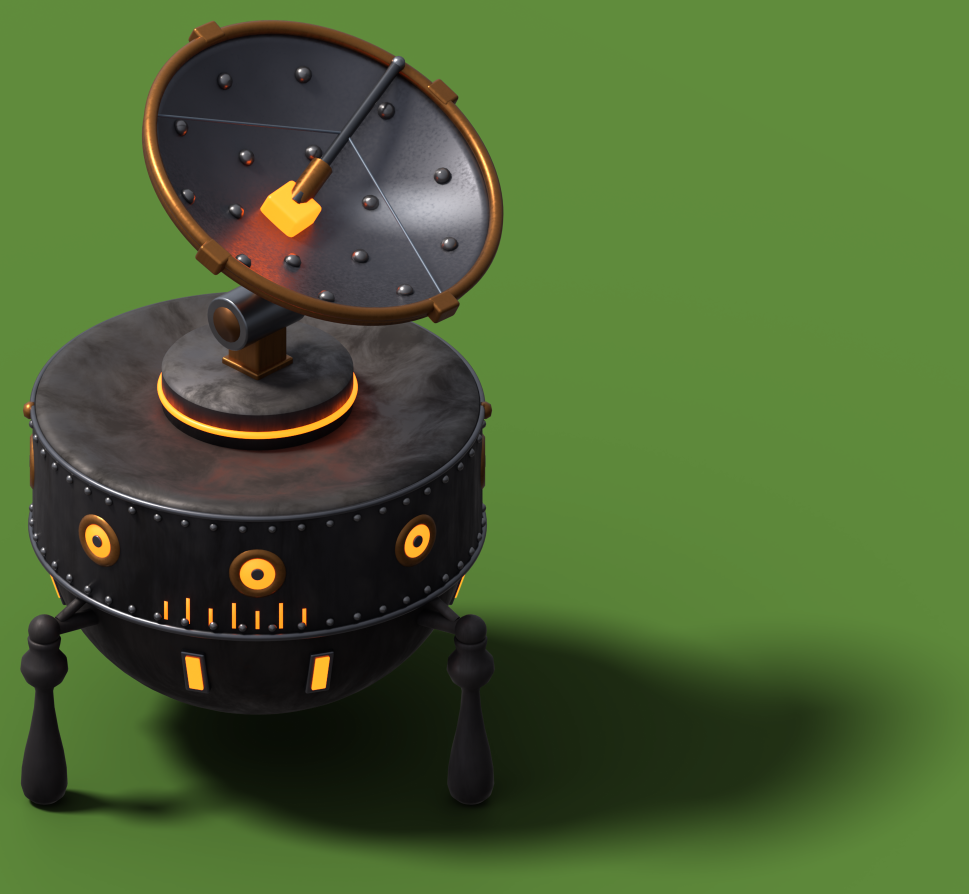
#> input picture art-samples/buildings-b6/icc-looks/icc-a.png, 1938 x 1788 px, given in place of icc-a-base.png, which was not available (shown at 1/2 size)
$ python sheets.py
#> lines starting #> are read from the running program, lines starting #| are printed output that depends on the picture
"""sheets.py : the Inferno Incubator Control Centre look samples, from icc.py's renders (render/icc-<v>-base.png).

    python sheets.py     icc-a.png, icc-b.png, icc-c.png     each look full size (12 px per game px), cropped, on grass
                         icc-abc-large.png                   the three large in one row, labelled
                         icc-abc-game.png                    the three at game size (1x and 2x) beside the HCC 3D
"""
from pathlib import Path

import numpy as np
from PIL import Image, ImageDraw, ImageFont

HERE = Path(__file__).resolve().parent
R = HERE / "render"
GRASS = (96, 140, 60)
K = 12                                   # render px per game px (icc.py's still)
NAMES = {"a": "A  Forged Steel", "b": "B  Carved basalt", "c": "C  On a magma pool"}


def font(n):
    try:
        return ImageFont.truetype("arialbd.ttf", n)
    except OSError:
        return ImageFont.load_default()


def look(v):
#> called with v = 'a'
    im = Image.open(R / f"icc-{v}-base.png").convert("RGBA")
    out = Image.new("RGBA", im.size, GRASS + (255,))
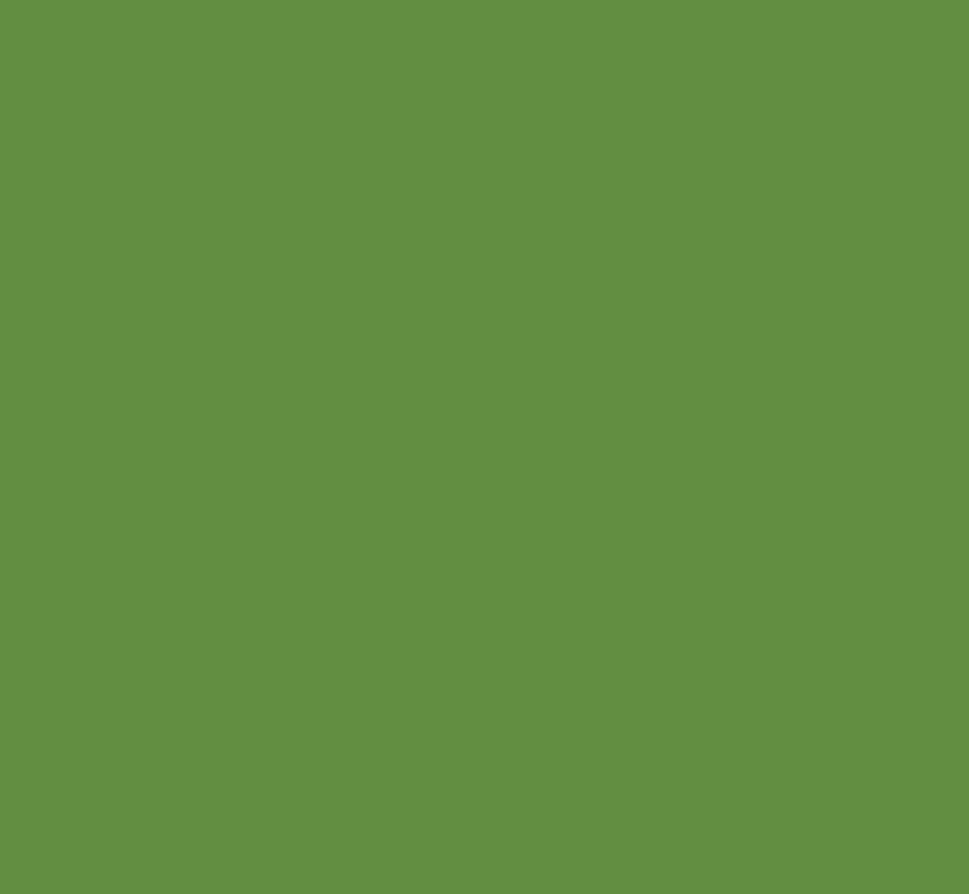
#> out: PIL image 1938x1788 RGBA (shown at 1/2 size); mean R, G, B, A 96, 140, 60, 255
    out.alpha_composite(im)
    return im, out


def union_box(ims, pad=40):
#> called with pad = 40
    a = np.zeros(ims[0].size[::-1], bool)
    for im in ims:
        a |= np.array(im.getchannel("A")) > 30
    ys, xs = np.nonzero(a)
    w, h = ims[0].size
    return max(0, xs.min() - pad), max(0, ys.min() - pad), min(w, xs.max() + pad), min(h, ys.max() + pad)


def row(ims, labels, title, gap=16, lab=30):
    w = sum(i.width for i in ims) + gap * (len(ims) + 1)
    h = max(i.height for i in ims) + lab + 70
    out = Image.new("RGB", (w, h), (24, 24, 24))
    d = ImageDraw.Draw(out)
    d.text((gap, 10), title, fill=(255, 255, 255), font=font(lab))
    x = gap
    for im, t in zip(ims, labels):
        d.text((x, 50), t, fill=(255, 210, 120), font=font(lab))
        out.paste(im.convert("RGB"), (x, 60 + lab))
        x += im.width + gap
    return out


def main():
    raw, shown = {}, {}
    for v in "abc":
        raw[v], shown[v] = look(v)
        shown[v].crop(union_box([raw[v]])).convert("RGB").save(HERE / f"icc-{v}.png")
#> pass 2 of the loop in main, `for v in "abc":`:
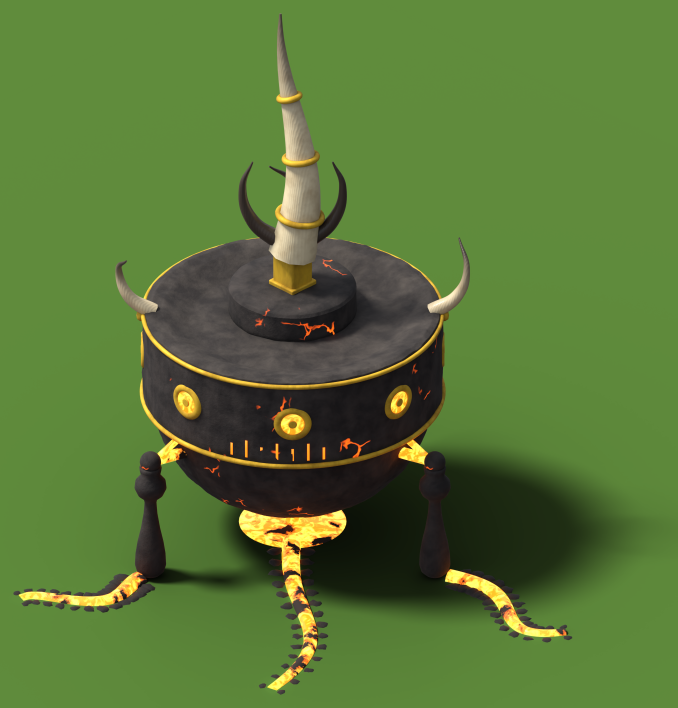
#> input picture art-samples/buildings-b6/icc-looks/icc-b.png, 2032 x 2123 px, given in place of icc-b-base.png, which was not available (shown at 1/3 size)
#> im: PIL image 2032x2123 RGBA
#> in look (call 2), `out = Image.new("RGBA", im.size, GRASS + (255,))`:
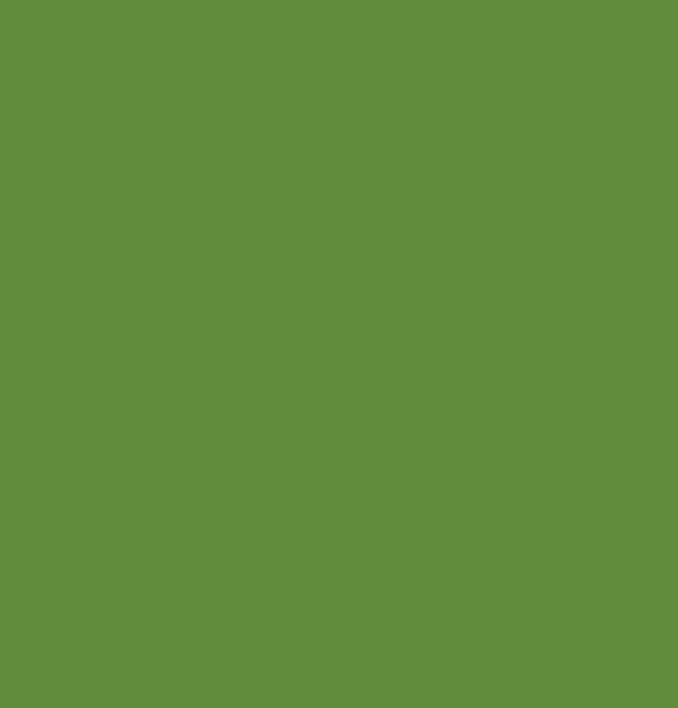
#> out: PIL image 2032x2123 RGBA (shown at 1/3 size); mean R, G, B, A 96, 140, 60, 255
    box = union_box(list(raw.values()))          # one crop for all three: same scale, same framing
    big = [shown[v].crop(box) for v in "abc"]
    row(big, [NAMES[v] for v in "abc"], "Inferno Incubator Control Centre: three looks (full size)", lab=40) \
        .save(HERE / "icc-abc-large.png")
    # game size: 1x and 2x of the same crop, beside the HCC 3D cut from hcc-v1/hcc-game.png (its 1x and 2x 3D panels)
    hg = Image.open(HERE.parent / "hcc-v1" / "hcc-game.png").convert("RGB")
    hcc = {1: hg.crop((178, 76, 336, 229)), 2: hg.crop((683, 76, 1000, 383))}
    rows = []
    for s in (1, 2):
        sz = (big[0].width * s // K, big[0].height * s // K)
        ims = [b.resize(sz, Image.LANCZOS) for b in big] + [hcc[s]]
        rows.append(row(ims, ["A", "B", "C", "HCC"], f"Game size {s}x", gap=12, lab=18))
    w = max(r.width for r in rows)
    out = Image.new("RGB", (w, sum(r.height for r in rows)), (24, 24, 24))
    y = 0
    for r in rows:
        out.paste(r, (0, y))
        y += r.height
    out.save(HERE / "icc-abc-game.png")


if __name__ == "__main__":
#> (the run stopped early here; a loop or call above may not have finished)
